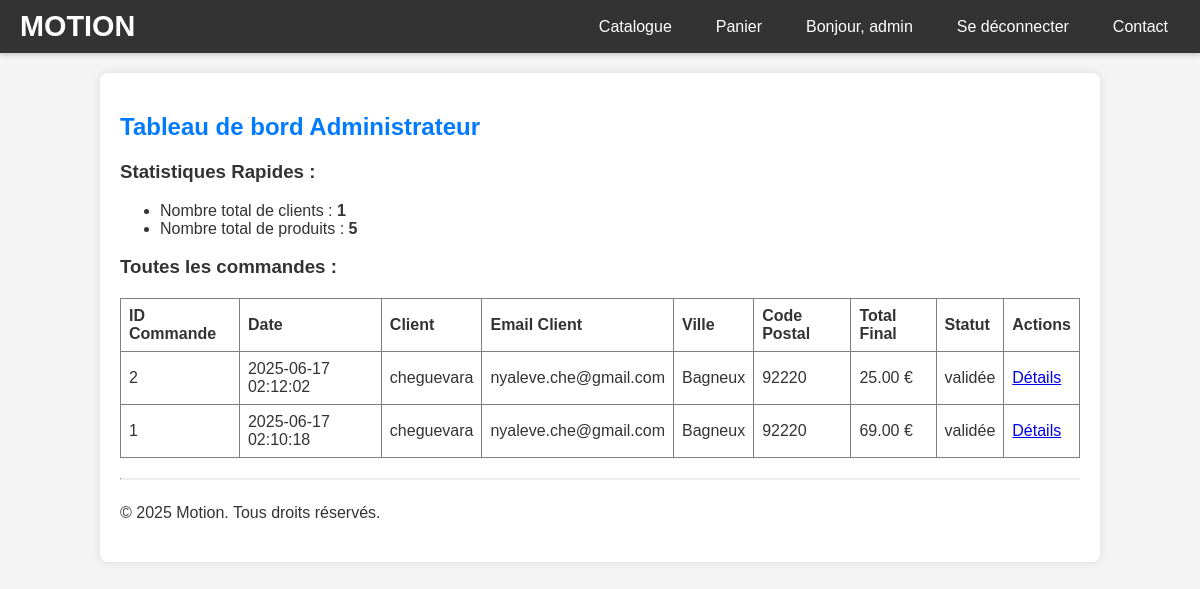
The page /motion/admin_dashboard.php (signed in) on the database its author committed.
### tables this page shows
CREATE TABLE IF NOT EXISTS `commandes` (
  `id` int NOT NULL AUTO_INCREMENT,
  `utilisateur_id` int NOT NULL,
  `date_commande` datetime DEFAULT CURRENT_TIMESTAMP,
  `statut` varchar(50) DEFAULT 'en_attente',
  `total_produits` decimal(10,2) NOT NULL,
  `frais_livraison` decimal(10,2) NOT NULL,
  `total_final` decimal(10,2) NOT NULL,
  `adresse_livraison_rue` varchar(255) NOT NULL,
  `adresse_livraison_ville` varchar(100) NOT NULL,
  `adresse_livraison_code_postal` varchar(10) NOT NULL,
  `adresse_livraison_pays` varchar(100) NOT NULL DEFAULT 'France',
  PRIMARY KEY (`id`),
  KEY `utilisateur_id` (`utilisateur_id`)
);

CREATE TABLE IF NOT EXISTS `utilisateurs` (
  `id` int NOT NULL AUTO_INCREMENT,
  `nom_utilisateur` varchar(50) NOT NULL,
  `email` varchar(100) NOT NULL,
  `mot_de_passe` varchar(255) NOT NULL,
  `role` varchar(20) NOT NULL DEFAULT 'client',
  `date_inscription` datetime DEFAULT CURRENT_TIMESTAMP,
  PRIMARY KEY (`id`),
  UNIQUE KEY `nom_utilisateur` (`nom_utilisateur`),
  UNIQUE KEY `email` (`email`),
  KEY `id` (`id`)
);

### motion/admin_dashboard.php (the view, shortened to what this page needs)
<?php
include 'includes/db.php';
include 'includes/header.php';
$nb_clients = 0;
$nb_produits = 0;
$commandes = [];
try {
    $stmt = $pdo->query("SELECT COUNT(*) FROM utilisateurs WHERE role = 'client'");
    $nb_clients = $stmt->fetchColumn();
    $stmt = $pdo->query("SELECT COUNT(*) FROM produits");
    $nb_produits = $stmt->fetchColumn();
    $stmt = $pdo->prepare("
        SELECT
            c.id AS commande_id,
            c.date_commande,
            c.statut,
            c.total_final,
            u.nom_utilisateur,
            u.email,
            c.adresse_livraison_ville,
            c.adresse_livraison_code_postal
        FROM
            commandes c
        JOIN
            utilisateurs u ON c.utilisateur_id = u.id
        ORDER BY
            c.date_commande DESC
    ");
    $stmt->execute();
    $commandes = $stmt->fetchAll(PDO::FETCH_ASSOC);
} catch (PDOException $e) {
    $message = "Erreur de base de données : " . $e->getMessage();
}
?>
<h2>Tableau de bord Administrateur</h2>
<h3>Statistiques Rapides :</h3>
<ul>
    <li>Nombre total de clients : <strong><?php echo $nb_clients; ?></strong></li>
    <li>Nombre total de produits : <strong><?php echo $nb_produits; ?></strong></li>
</ul>
<h3>Toutes les commandes :</h3>
<?php if (empty($commandes)): ?>
    <p>Aucune commande n'a été passée pour le moment.</p>
<?php else: ?>
    <table border="1" style="width:100%; border-collapse: collapse; margin-top: 20px;">
        <thead>
            <tr>
                <th style="padding: 8px; text-align: left;">ID Commande</th>
                <th style="padding: 8px; text-align: left;">Date</th>
                <th style="padding: 8px; text-align: left;">Client</th>
                <th style="padding: 8px; text-align: left;">Email Client</th>
                <th style="padding: 8px; text-align: left;">Ville</th>
                <th style="padding: 8px; text-align: left;">Code Postal</th>
                <th style="padding: 8px; text-align: left;">Total Final</th>
                <th style="padding: 8px; text-align: left;">Statut</th>
                <th style="padding: 8px; text-align: left;">Actions</th>
            </tr>
        </thead>
        <tbody>
            <?php foreach ($commandes as $commande): ?>
                <tr>
                    <td style="padding: 8px;"><?php echo htmlspecialchars($commande['commande_id']); ?></td>
                    <td style="padding: 8px;"><?php echo htmlspecialchars($commande['date_commande']); ?></td>
                    <td style="padding: 8px;"><?php echo htmlspecialchars($commande['nom_utilisateur']); ?></td>
                    <td style="padding: 8px;"><?php echo htmlspecialchars($commande['email']); ?></td>
                    <td style="padding: 8px;"><?php echo htmlspecialchars($commande['adresse_livraison_ville']); ?></td>
                    <td style="padding: 8px;"><?php echo htmlspecialchars($commande['adresse_livraison_code_postal']); ?></td>
                    <td style="padding: 8px;"><?php echo number_format($commande['total_final'], 2); ?> €</td>
                    <td style="padding: 8px;"><?php echo htmlspecialchars($commande['statut']); ?></td>
                    <td style="padding: 8px;">
                        <a href="admin_commande_details.php?id=<?php echo $commande['commande_id']; ?>">Détails</a>
                        </td>
                </tr>
            <?php endforeach; ?>
        </tbody>
    </table>
<?php endif; ?>
<?php include 'includes/footer.php';  ?>

### motion/includes/header.php (shortened to what this page needs)
<!DOCTYPE html>
<html lang="fr">
<head>
</head>
<body>
    <nav class="navbar">
        <a href="catalogue.php" class="brand">MOTION</a>
        <ul class="nav-links">
            <li><a href="catalogue.php">Catalogue</a></li>
            <li><a href="panier.php">Panier</a></li>
            <?php if (isset($_SESSION['utilisateur_id'])): ?>
                <li><span style="color: white; padding: 8px 12px;">Bonjour, <?php echo htmlspecialchars($_SESSION['nom_utilisateur']); ?></span></li>
                <li><a href="index.php?action=deconnexion">Se déconnecter</a></li>
            <?php else: ?>
                <li><a href="index.php">Connexion</a></li>
                <li><a href="inscription.php">Inscription</a></li>
            <?php endif; ?>
            <li><a href="contact.php">Contact</a></li> </ul>
    </nav>
    <div class="container">

### motion/includes/footer.php
<hr>
<footer>
    <p>&copy; 2025 Motion. Tous droits réservés.</p>
</footer>
</body>
</html>

### motion/includes/header.php (style rules this page uses)
body { font-family: Arial, sans-serif; margin: 0; background-color: #f4f4f4; color: #333; }
.container { max-width: 960px; margin: 20px auto; background-color: #fff; padding: 20px; border-radius: 8px; box-shadow: 0 0 10px rgba(0,0,0,0.1); }
h1, h2 { color: #007bff; }
p { line-height: 1.6; }
hr { border-top: 1px solid #eee; margin: 20px 0; }
.navbar { background-color: #333; color: white; padding: 10px 20px; display: flex; justify-content: space-between; align-items: center; margin-bottom: 20px; box-shadow: 0 2px 5px rgba(0,0,0,0.2); }
.navbar .brand { font-size: 1.8em; font-weight: bold; color: white; text-decoration: none; }
.navbar .nav-links { list-style: none; margin: 0; padding: 0; display: flex; }
.navbar .nav-links li { margin-left: 20px; }
.navbar .nav-links a { color: white; text-decoration: none; padding: 8px 12px; border-radius: 4px; transition: background-color 0.3s ease; }

### rows shown on the page
commandes: id "2", date_commande "2025-06-17 02:12:02", utilisateur.nom_utilisateur "cheguevara", utilisateur.email "nyaleve.che@gmail.com", adresse_livraison_ville "Bagneux", adresse_livraison_code_postal "92220", total_final "25.00", statut "validée"
commandes: id "1", date_commande "2025-06-17 02:10:18", utilisateur.nom_utilisateur "cheguevara", utilisateur.email "nyaleve.che@gmail.com", adresse_livraison_ville "Bagneux", adresse_livraison_code_postal "92220", total_final "69.00", statut "validée"

### other values the page prints
$_SESSION['nom_utilisateur'] "admin"
$nb_clients "1"
$nb_produits "5"
